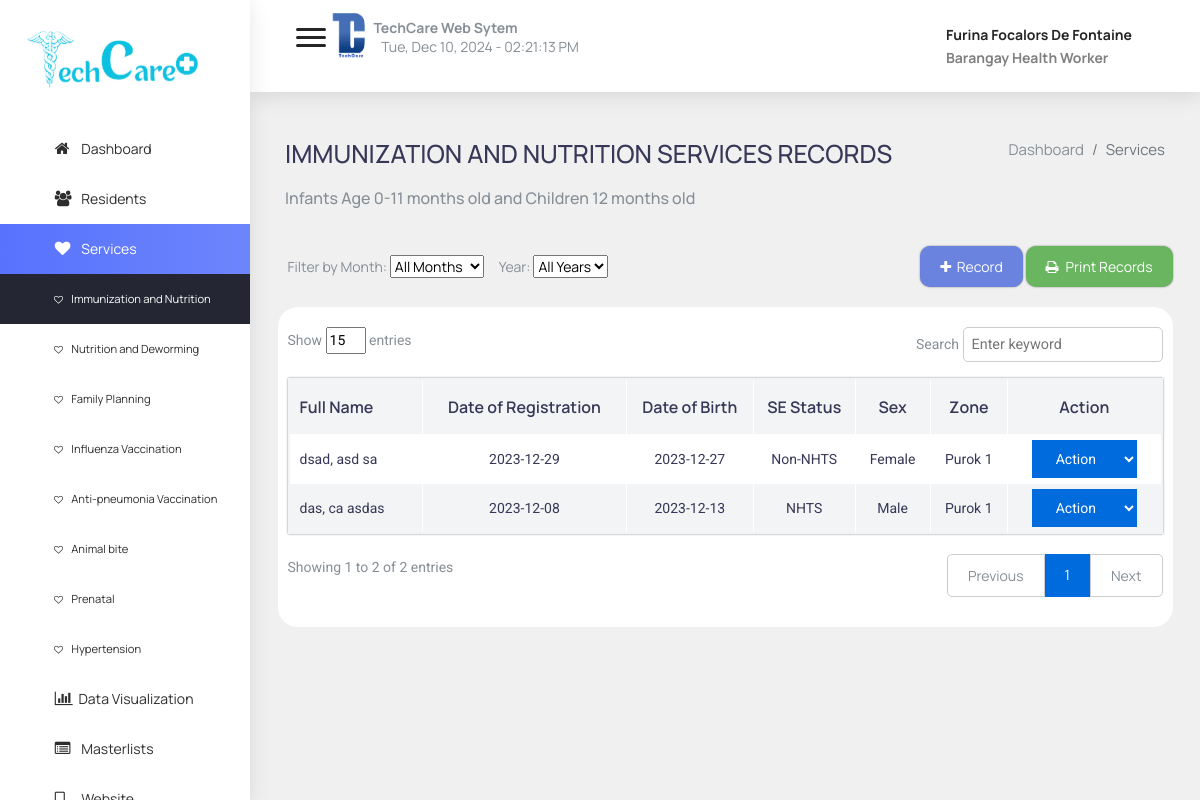
The page /admin/services1.php (signed in) on the database its author committed.
### tables this page shows
CREATE TABLE `immunization` (
  `id` int(11) NOT NULL,
  `reg` varchar(255) NOT NULL,
  `bday` varchar(255) NOT NULL,
  `serial` varchar(255) NOT NULL,
  `se_status` varchar(255) NOT NULL,
  `sex` varchar(255) NOT NULL,
  `fname` varchar(255) NOT NULL,
  `mname` varchar(255) NOT NULL,
  `lname` varchar(255) NOT NULL,
  `suffix` varchar(255) NOT NULL,
  `zone` varchar(255) NOT NULL,
  `brgy` varchar(255) NOT NULL,
  `mun` varchar(255) NOT NULL,
  `prov` varchar(255) NOT NULL,
  `cpab` varchar(255) NOT NULL,
  `mother_fname` varchar(50) NOT NULL,
  `mother_mname` varchar(59) NOT NULL,
  `mother_lname` varchar(60) NOT NULL
);

### admin/data/showImmunization.php (the view, shortened to what this page needs)
<?php
include "dbcon.php";
$sql = "SELECT * FROM immunization WHERE 1";
$sql .= " ORDER BY reg DESC";
$result = mysqli_query($conn, $sql);
$even = 0;
if (mysqli_num_rows($result) > 0) {
    $rows = array();
    while ($row = mysqli_fetch_assoc($result)) {
        $rows[] = $row;
    }
    $startIndex = 0;
    $endIndex = min(15, count($rows));
    for ($i = $startIndex; $i < $endIndex; $i++) {
        echo "<tr ";
        if ($even % 2 == 1) {
            echo "style='background-color:rgb(243,244,245);'";
        }
        echo "><th class='names'> " . $rows[$i]['lname'] . ", " . $rows[$i]['fname'] . " " . $rows[$i]['mname'] . "</th>";
        echo "<th> " . $rows[$i]['reg'] . "</th>";
        echo "<th> " . $rows[$i]['bday'] . "</th>";
        echo "<th> " . $rows[$i]['se_status'] . "</th>";
        echo "<th> " . $rows[$i]['sex'] . "</th>";
        echo "<th> " . $rows[$i]['zone'] . "</th>";
        echo "<th class='lastCol'> <select style='background-color:#006BDD;color:white;border:none;padding:10px 20px;'  onchange='location = this.value;' >";
        echo "<option value='' selected hidden>Action</option>";
        echo "</select> </th></tr>";
        $even++;
    }
} else {
    echo "No data found.";
}
?>

### admin/css/navigation.css (style rules this page uses)
body { position: relative; }

### admin/css/global.css (style rules this page uses)
:root { --black:#000000; --white: #ffffff; --gradient: linear-gradient(to right,rgb(93,86,244),rgb(106,170,243)); --main-color: rgb(93, 86, 244); --sky-blue: rgb(106,170,243); }
* { box-sizing: border-box; font-family: 'Manrope', sans-serif; }
body { margin: 0px; background-color: #f0f0f0; background-size: cover; background-repeat: no-repeat; }

### admin/css/tables.css (style rules this page uses)
.tableResidents .names { text-align: left; padding-left: 10px; }
th, tr { border: 1px solid white; }
.tableResidents, th, tr { padding: 5px; }
body { overflow-x: hidden; }

### rows shown on the page
immunization: lname "dsad", fname "asd", mname "sa", reg "2023-12-29", bday "2023-12-27", se_status "Non-NHTS", sex "Female", zone "Purok 1"
immunization: lname "das", fname "ca", mname "asdas", reg "2023-12-08", bday "2023-12-13", se_status "NHTS", sex "Male", zone "Purok 1"

### other values the page prints
$_SESSION["firstname"] "Furina"
$_SESSION["midname"] "Focalors"
$_SESSION["lastname"] "De Fontaine"
$_SESSION["user_type"] "Barangay Health Worker"
